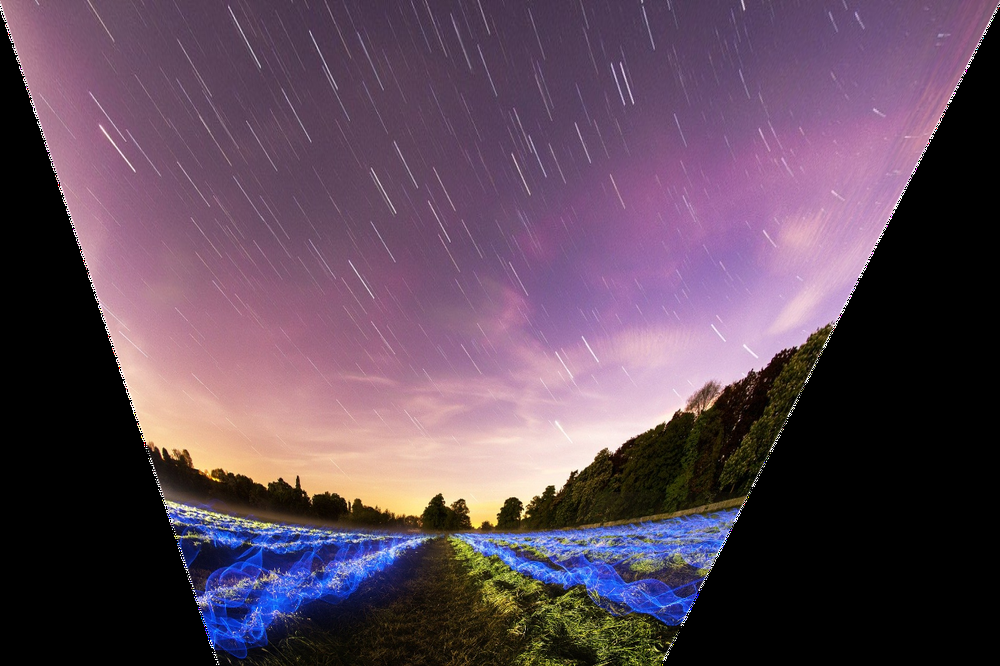
#> input picture data/image.png, 1000 x 666 px, shrunk from 1280 x 853 before the run, given in place of image.tiff, which was not available
$ python image_conversion.py
#> lines starting #> are read from the running program, lines starting #| are printed output that depends on the picture
# https://www.geeksforgeeks.org/python-opencv-affine-transformation/
import cv2
import numpy as np
from matplotlib import pyplot as plt
from PIL import Image

def imagesize(x0, y0, M):
    points = np.zeros(shape=(4, 2))
    def newpoint(x, y):
        x_new = M[0][0]*x + M[0][1]*y + M[0][2]
        y_new = M[1][0]*x + M[1][1]*y + M[1][2]
        return [x_new, y_new]

    points[0] = newpoint(0, 0)
    points[1] = newpoint(0, y0)
    points[2] = newpoint(x0, 0)
    points[3] = newpoint(x0, y0)
    points = points.T

    min_point = [min(points[0]), min(points[1])]
    width = int(max(points[0]) - min(points[0]))
    height = int(max(points[1]) - min_point[1])
    M[0][2] -= min_point[0]
    M[1][2] -= min_point[1]

    return width, height

img = cv2.imread('images/image.tiff')
#> img is the input picture: shape (666, 1000, 3); mean B, G, R 88.2, 71.5, 92.2
rows, cols, ch = img.shape
#> rows = 666; cols = 1000; ch = 3

tr1 = np.float32([[10, 10],
                  [12, 10],
                  [10, 12]])

tr2 = np.float32([[10, 11],
                  [12, 15],
                  [10, 17]])

Matrix = cv2.getAffineTransform(tr1, tr2)
width, height = imagesize(cols, rows, Matrix)
#> width = 1000; height = 3998
res = cv2.warpAffine(img, Matrix, (width, height), borderValue=(255,255,255))#borderValue=cv2.COLOR_BGR2GRAY)
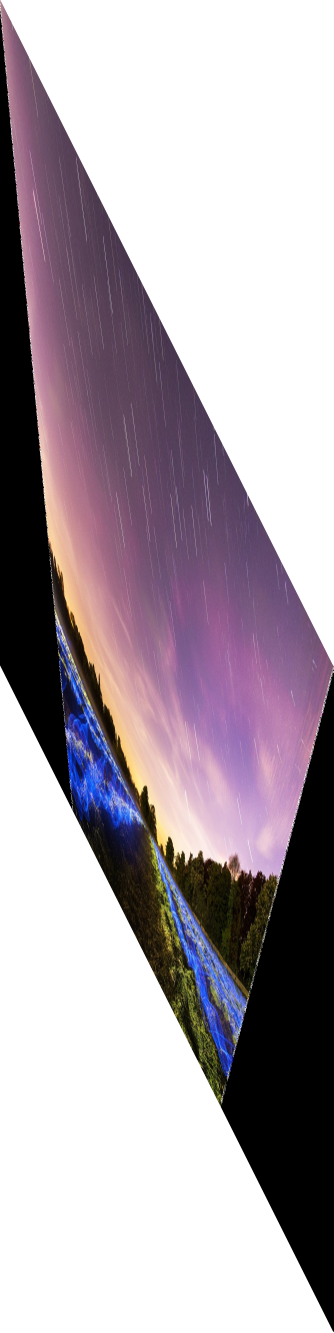
#> res: shape (3998, 1000, 3) (shown at 1/3 size); mean B, G, R 171.6, 163.3, 173.7

import cgitb
import cgi

cgitb.enable() # This will show any errors on your webpage

inputs = cgi.FieldStorage() # REMEMBER: We do not have inputs, simply a button to run the program. In order to get inputs, give each one a name and call it by inputs['insert_name']

print("Content-type: text/html") # We are using HTML, so we need to tell the server

print() # Just do it because it is in the tutorial :P

print("<title> MyPythonWebpage </title>")

#print("Whatever you would like to print goes here, preferably in between tags to make it look nice")
print("I'm done .py!")
# [5 lines of commented-out code are left out]

$ run again, with data/wolf.png copied over data/image.png
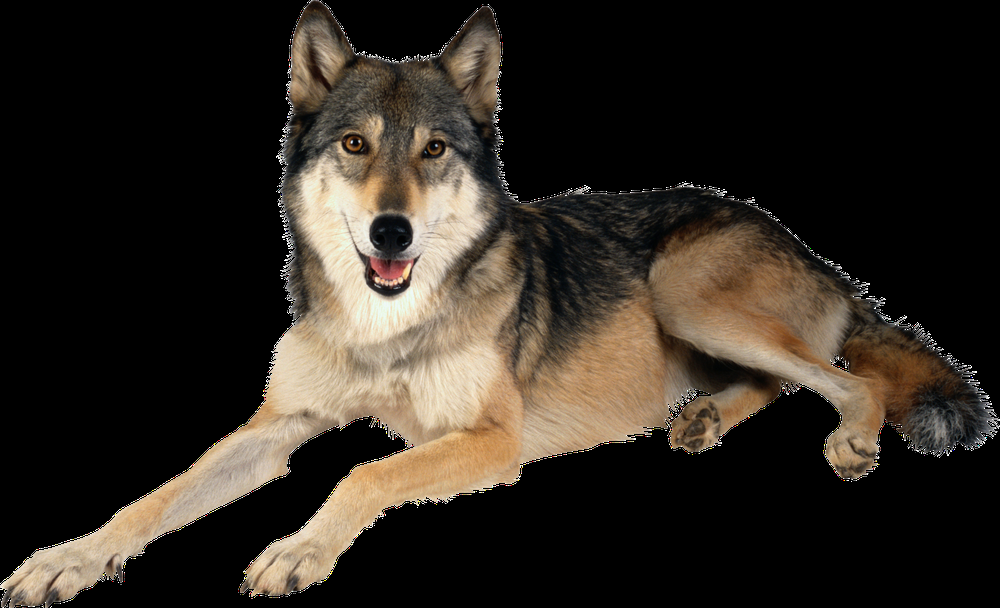
#> input picture data/wolf.png, 1000 x 608 px, shrunk from 3057 x 1858 before the run, given in place of image.tiff, which was not available
#> img is the input picture: shape (608, 1000, 3); mean B, G, R 34.5, 42.2, 49
#> `res = cv2.warpAffine(img, Matrix, (width, height), borderValue=(255,25..`:
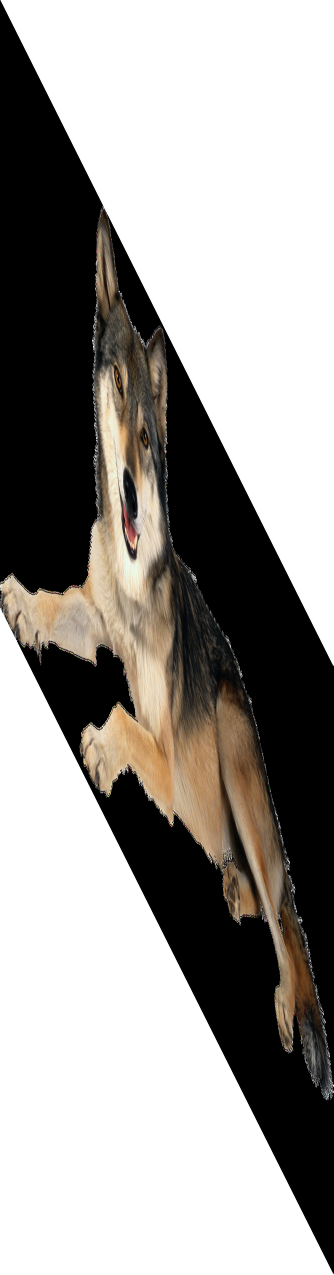
#> res: shape (3824, 1000, 3) (shown at 1/3 size); mean B, G, R 149.8, 153.5, 156.7

$ run again, with data/ezh1.jpg saved as data/image.png
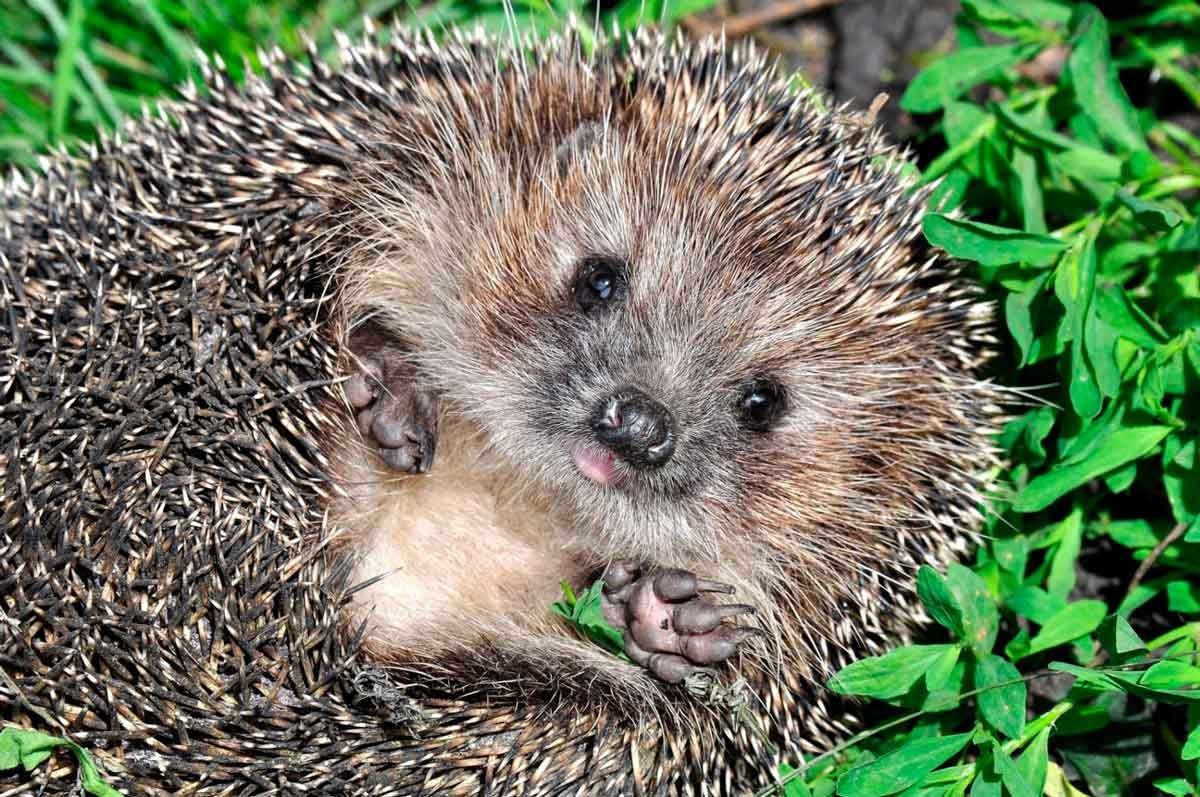
#> input picture data/ezh1.jpg, 1200 x 797 px, given in place of image.tiff, which was not available
#> img is the input picture: shape (797, 1200, 3); mean B, G, R 95.7, 122.2, 110
#> `res = cv2.warpAffine(img, Matrix, (width, height), borderValue=(255,25..`:
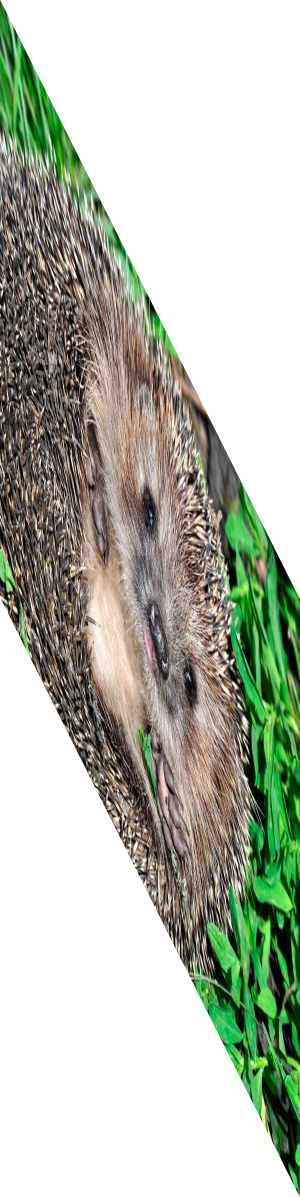
#> res: shape (4791, 1200, 3) (shown at 1/4 size); mean B, G, R 175.5, 188.7, 182.6
